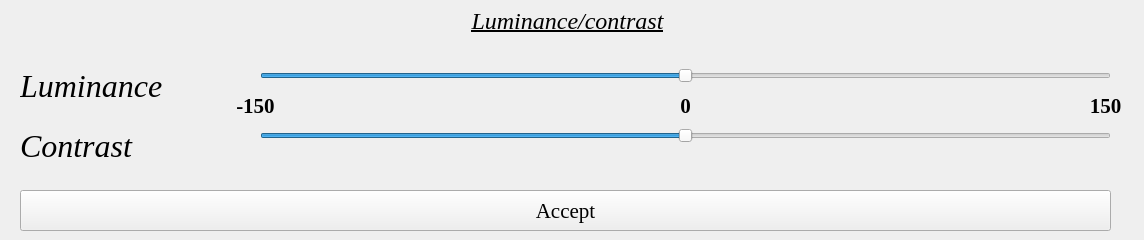
           <widget class="QWidget" name="page_5">
            <widget class="QSlider" name="lumislider">
             <property name="geometry">
              <rect>
               <x>260</x>
               <y>50</y>
               <width>851</width>
               <height>51</height>
              </rect>
             </property>
             <property name="minimum">
              <number>-150</number>
             </property>
             <property name="maximum">
              <number>150</number>
             </property>
             <property name="value">
              <number>0</number>
             </property>
             <property name="sliderPosition">
              <number>0</number>
             </property>
             <property name="orientation">
              <enum>Qt::Horizontal</enum>
             </property>
            </widget>
            <widget class="QSlider" name="conslider">
             <property name="geometry">
              <rect>
               <x>260</x>
               <y>110</y>
               <width>851</width>
               <height>51</height>
              </rect>
             </property>
             <property name="minimum">
              <number>-150</number>
             </property>
             <property name="maximum">
              <number>150</number>
             </property>
             <property name="value">
              <number>0</number>
             </property>
             <property name="tracking">
              <bool>true</bool>
             </property>
             <property name="orientation">
              <enum>Qt::Horizontal</enum>
             </property>
             <property name="invertedAppearance">
              <bool>false</bool>
             </property>
             <property name="invertedControls">
              <bool>false</bool>
             </property>
            </widget>
            <widget class="QLabel" name="label_luminance">
             <property name="geometry">
              <rect>
               <x>20</x>
               <y>60</y>
               <width>201</width>
               <height>51</height>
              </rect>
             </property>
             <property name="font">
              <font>
               <family>Times New Roman</family>
               <pointsize>24</pointsize>
               <italic>true</italic>
              </font>
             </property>
             <property name="text">
              <string>Luminance</string>
             </property>
            </widget>
            <widget class="QLabel" name="label_contrast">
             <property name="geometry">
              <rect>
               <x>20</x>
               <y>120</y>
               <width>201</width>
               <height>51</height>
              </rect>
             </property>
             <property name="font">
              <font>
               <family>Times New Roman</family>
               <pointsize>24</pointsize>
               <italic>true</italic>
              </font>
             </property>
             <property name="text">
              <string>Contrast</string>
             </property>
            </widget>
            <widget class="QPushButton" name="accept_luminance">
             <property name="geometry">
              <rect>
               <x>20</x>
               <y>190</y>
               <width>1091</width>
               <height>41</height>
              </rect>
             </property>
             <property name="font">
              <font>
               <family>Times New Roman</family>
               <pointsize>16</pointsize>
              </font>
             </property>
             <property name="text">
              <string>Accept</string>
             </property>
            </widget>
            <widget class="QLabel" name="lumilabel">
             <property name="geometry">
              <rect>
               <x>0</x>
               <y>0</y>
               <width>1135</width>
               <height>41</height>
              </rect>
             </property>
             <property name="font">
              <font>
               <family>Times New Roman</family>
               <pointsize>18</pointsize>
               <italic>true</italic>
               <underline>true</underline>
              </font>
             </property>
             <property name="text">
              <string>Luminance/contrast</string>
             </property>
             <property name="alignment">
              <set>Qt::AlignCenter</set>
             </property>
            </widget>
            <widget class="QLabel" name="lum_value_flag">
             <property name="geometry">
              <rect>
               <x>670</x>
               <y>95</y>
               <width>31</width>
               <height>21</height>
              </rect>
             </property>
             <property name="font">
              <font>
               <family>Times New Roman</family>
               <pointsize>16</pointsize>
               <weight>75</weight>
               <bold>true</bold>
              </font>
             </property>
             <property name="text">
              <string>0</string>
             </property>
             <property name="alignment">
              <set>Qt::AlignCenter</set>
             </property>
            </widget>
            <widget class="QLabel" name="lum_value_flag_2">
             <property name="geometry">
              <rect>
               <x>230</x>
               <y>90</y>
               <width>51</width>
               <height>31</height>
              </rect>
             </property>
             <property name="font">
              <font>
               <family>Times New Roman</family>
               <pointsize>16</pointsize>
               <weight>75</weight>
               <bold>true</bold>
              </font>
             </property>
             <property name="text">
              <string>-150</string>
             </property>
             <property name="alignment">
              <set>Qt::AlignCenter</set>
             </property>
            </widget>
            <widget class="QLabel" name="lum_value_flag_3">
             <property name="geometry">
              <rect>
               <x>1080</x>
               <y>90</y>
               <width>51</width>
               <height>31</height>
              </rect>
             </property>
             <property name="font">
              <font>
               <family>Times New Roman</family>
               <pointsize>16</pointsize>
               <weight>75</weight>
               <bold>true</bold>
              </font>
             </property>
             <property name="text">
              <string>150</string>
             </property>
             <property name="alignment">
              <set>Qt::AlignCenter</set>
             </property>
            </widget>
           </widget>
